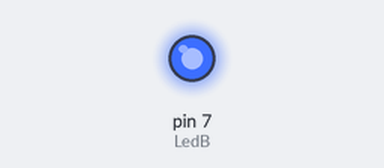
Simulated run of this sketch. Board: Arduino Uno, built with avr-gcc and run on an emulated ATmega328P. Parts: output pins drawn as LEDs (lit = HIGH).

Above: at 0.1 s.
Timing chart, 0 to 1.6 s (numbered marks = the images above):
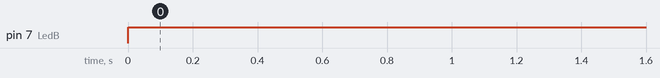

The sketch:

ArduinoLUCE.ino
```cpp
int LedB = 7;

void setup(){
  pinMode(LedB, OUTPUT);
}

void loop(){
  digitalWrite(LedB, HIGH);
}
```

Measured:
- by itself, pin 7 (LedB): LOW → HIGH at 0.00 s
